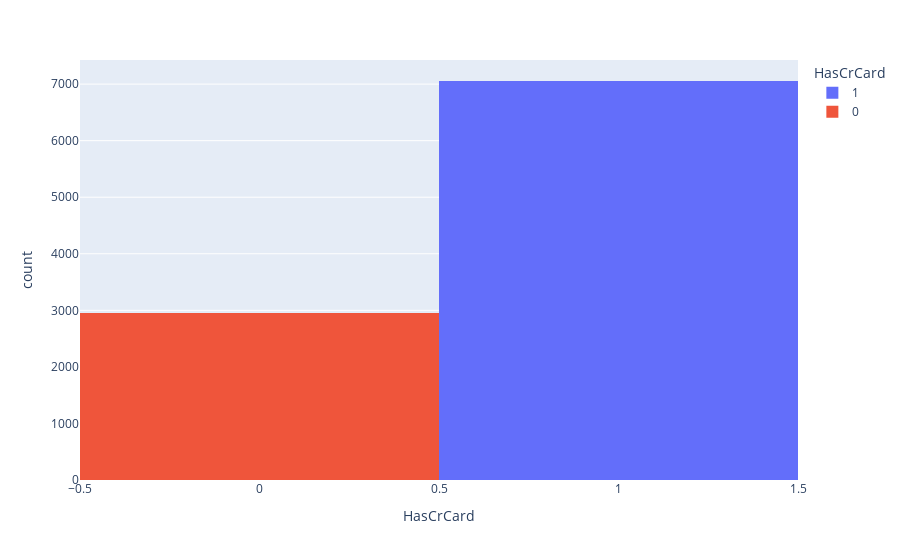

The notebook cell saved with this chart:
### Code cell
fig4 = px.histogram(data_new, x = 'HasCrCard', color = 'HasCrCard')
fig4.show()

### Figure 1 — Plotly figure (JSON) as saved in the notebook; plotly's stock layout.template omitted (floating-point values rounded to 4 significant figures; data arrays with more than 128 entries replaced by an {"elided": "..."} marker saying what was removed)
{"data": [{"alignmentgroup": "True", "bingroup": "x", "hovertemplate": "HasCrCard=%{x}<br>count=%{y}<extra></extra>", "legendgroup": "1", "marker": {"color": "#636efa", "pattern": {"shape": ""}}, "name": "1", "offsetgroup": "1", "orientation": "v", "showlegend": true, "type": "histogram", "x": {"elided": "7055 int values"}, "xaxis": "x", "yaxis": "y"}, {"alignmentgroup": "True", "bingroup": "x", "hovertemplate": "HasCrCard=%{x}<br>count=%{y}<extra></extra>", "legendgroup": "0", "marker": {"color": "#EF553B", "pattern": {"shape": ""}}, "name": "0", "offsetgroup": "0", "orientation": "v", "showlegend": true, "type": "histogram", "x": {"elided": "2945 int values"}, "xaxis": "x", "yaxis": "y"}], "layout": {"barmode": "relative", "legend": {"title": {"text": "HasCrCard"}, "tracegroupgap": 0}, "margin": {"t": 60}, "xaxis": {"anchor": "y", "categoryarray": [1, 0], "categoryorder": "array", "domain": [0, 1], "title": {"text": "HasCrCard"}}, "yaxis": {"anchor": "x", "domain": [0, 1], "title": {"text": "count"}}}}
